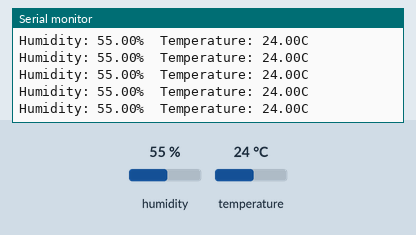
Simulated run of this sketch. Board: Arduino Uno, built with avr-gcc and run on an emulated ATmega328P. On the bench: the last lines printed to the serial monitor. The test bench sets the inputs (shaded band); at power-on: humidity 55 %, temperature 24 °C.

Above: at 3.3 s.
3.4 s: humidity set to 22 %
At 5.0 s:
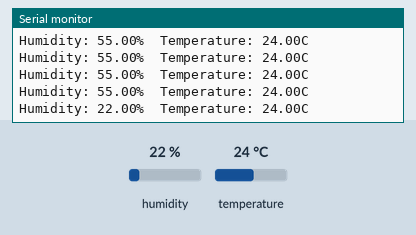
6.2 s: temperature set to 12 °C
At 6.2 s:
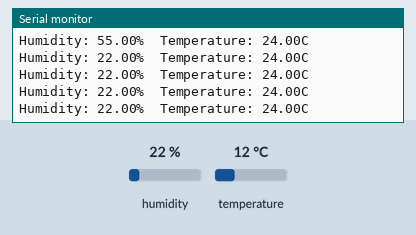
9.0 s: humidity set to 40 %
At 9.5 s:
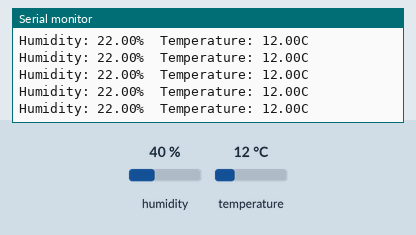
Timing chart, 0 to 12.0 s (numbered marks = the images above; inputs shaded):
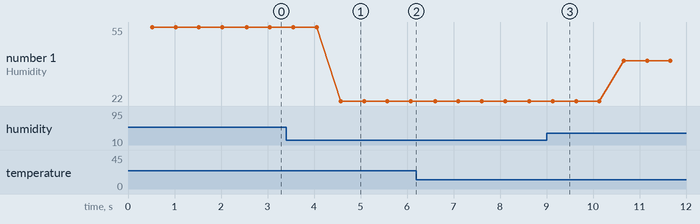

Measured:
- after the input at 3.4 s, the serial monitor: prints a new line after 1.2 s (image 1)
- plotted number 1: 55 → 22 after the input at 3.4 s, 22 → 40 after the input at 9.0 s

The sketch:

Arduino_Project.ino
```cpp
#include <DHT.h>
#include <Wire.h>
#include <BH1750.h>


#define DHTPIN 2          // Pin where the DHT11 data line is connected
#define DHTTYPE DHT11     // Define the sensor type as DHT11

DHT dht(DHTPIN, DHTTYPE);  // Initialize the DHT sensor

void setup() {
  Serial.begin(9600);        // Start the serial communication
  dht.begin();               // Initialize the DHT sensor
}

void loop() {
  // Wait a few seconds between measurements.
  delay(500);  // Delay of 2 seconds

  // Read the humidity and temperature
  float humidity = dht.readHumidity();
  float temperature = dht.readTemperature();  // For Celsius

  // Check if the readings failed
  if (isnan(humidity) || isnan(temperature)) {
    Serial.println("Failed to read from DHT sensor!");
    return;
  }

  // Print the results to the Serial Monitor
  Serial.print("Humidity: ");
  Serial.print(humidity);
  Serial.print("%  Temperature: ");
  Serial.print(temperature);
  Serial.println("C");
}
```
